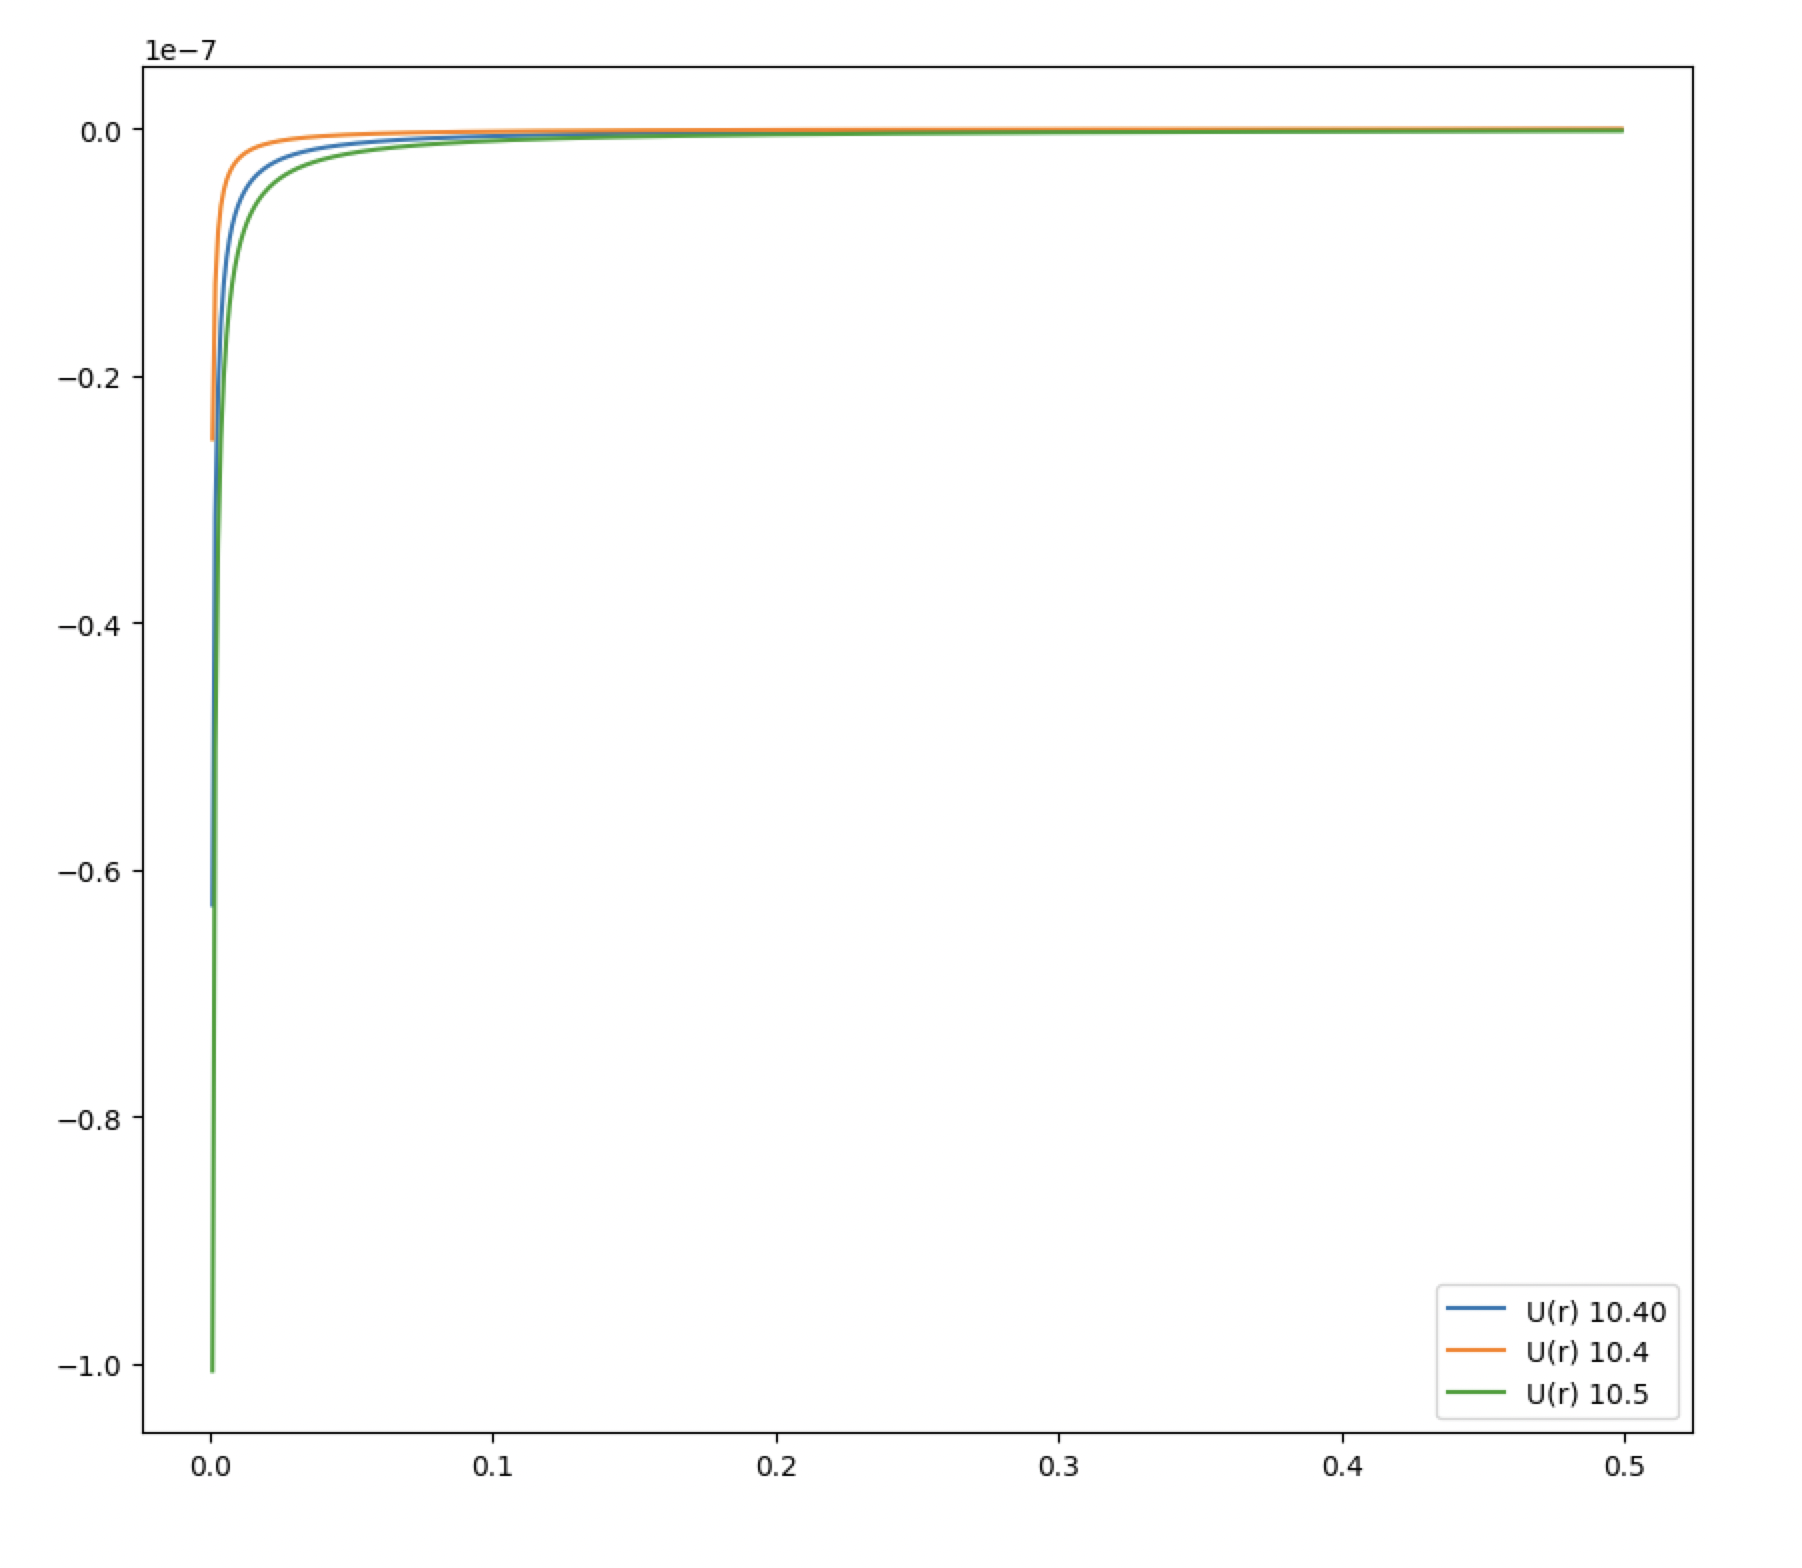

This chart was generated by the following Python code:
import matplotlib
import matplotlib.pyplot as plt
import math
import numpy as np
from constants import e, k, aB as q, k, aB
matplotlib.use('TkAgg')


def eq_10_40(r, Z, R):
    factor = -((q**2) * k)
    second_term = ((Z - 1) / (2 * (R**2))) * (math.e**(-r/R)) * (R + 1/r)
    return factor * ( 1/r + second_term )


def eq_10_4(r, Z, R):
    factor = -((q**2) * k)
    return factor / r


def eq_10_5(r, Z, R):
    factor = -((q**2) * k)
    return factor * Z / r


def main():
    R = 1
    Z = 4 
    r = np.arange(0.001, 0.5, 0.001)

    fig, ax = plt.subplots(figsize=(10, 10))
    ax.plot(r, eq_10_40(r, Z, R), label="U(r) 10.40")
    ax.plot(r, eq_10_4(r, Z, R), label="U(r) 10.4")
    ax.plot(r, eq_10_5(r, Z, R), label="U(r) 10.5")
    ax.legend()

    plt.show()


if __name__ == "__main__":
    main()
